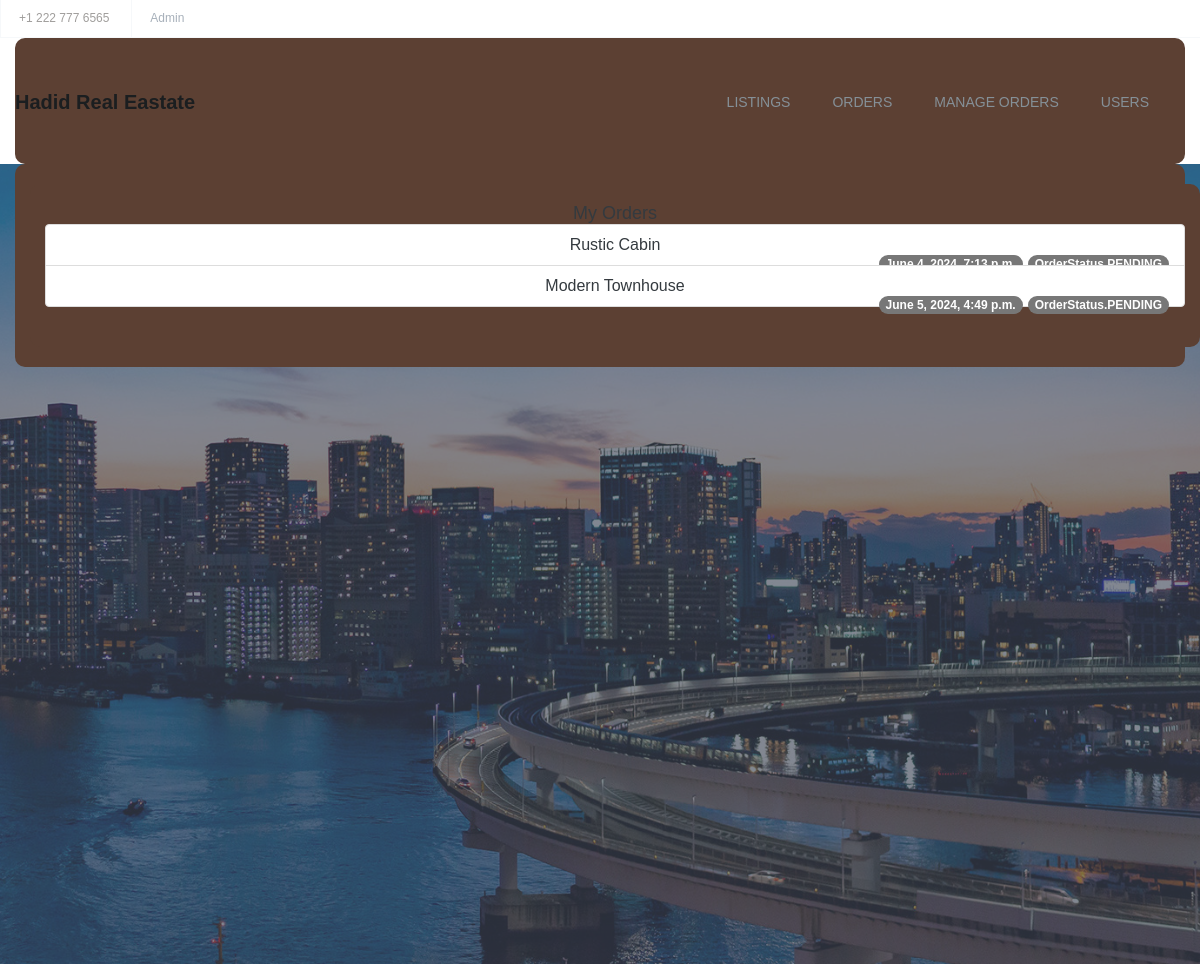
Page /orders/ (signed in) on the earlier database version.
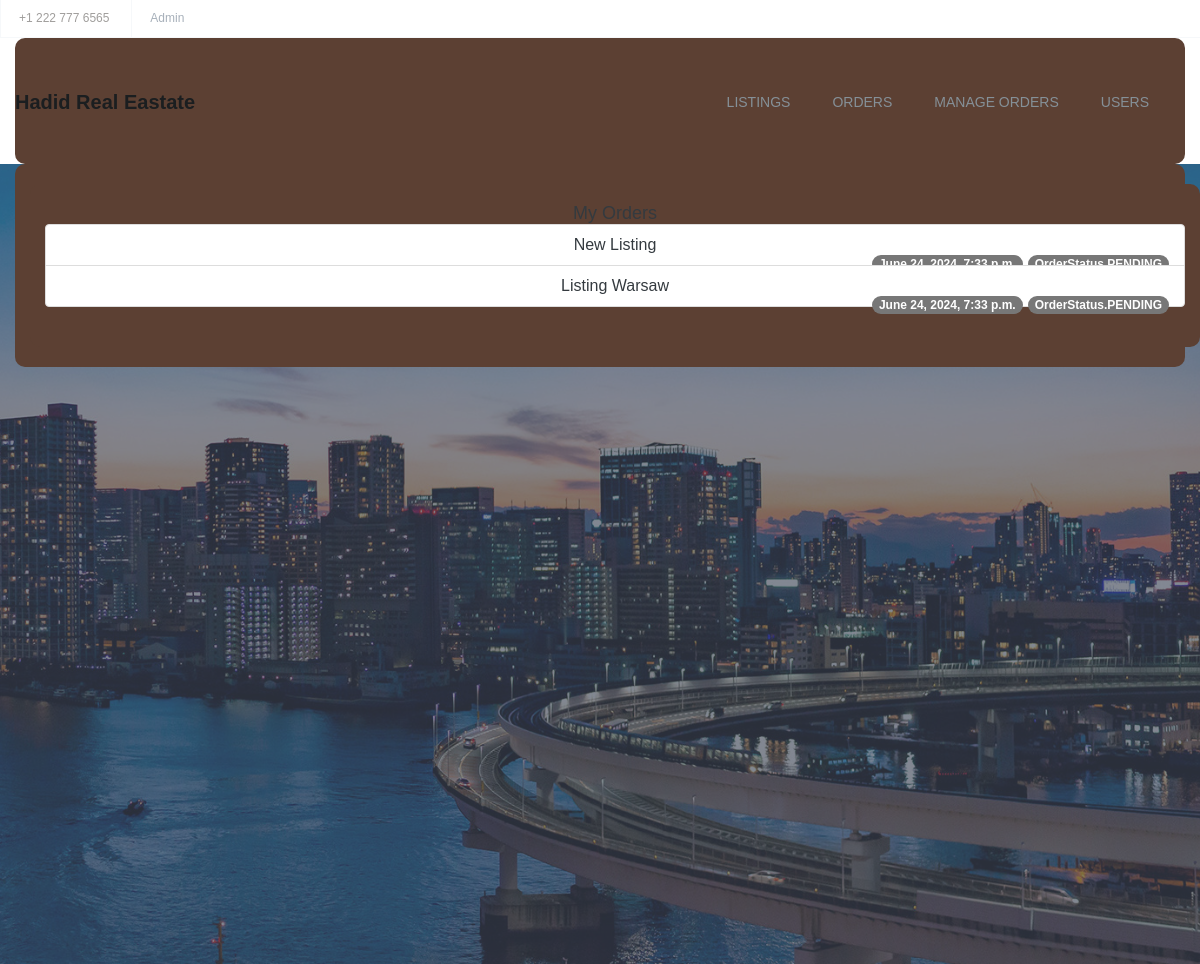
Same page on the later database version.
### accounts/models.py (models this page shows, shortened)
class User(AbstractBaseUser, PermissionsMixin):
    username_validator = UnicodeUsernameValidator()
    username = models.CharField(
        verbose_name=_("username"),
        max_length=150,
        unique=True,
        validators=[username_validator],
        error_messages={
            "unique": _("A user with that username already exists."),
        },
    )
    email = models.EmailField(verbose_name=_("email address"), blank=True)
    first_name = models.CharField(verbose_name=_("first name"), max_length=150, blank=True)
    last_name = models.CharField(verbose_name=_("last name"), max_length=150, blank=True)
    requested_reset_password = models.BooleanField(
        _('User has requested a password reset'),
        default=False,
        help_text=_('This will allow the admin to allow a password reset')
    )
    allowed_password_request = models.BooleanField(
        _('User has been granted a password reset'),
        default=False,
        help_text=_('This will allow the the user to perform password reset')
    )
    is_staff = models.BooleanField(
        _('staff status'),
        default=False,
        help_text=_('Designates whether the user can log into this admin site.'),
    )
    is_active = models.BooleanField(
        _('active'),
        default=True,
        help_text=_(
            'Designates whether this user should be treated as active. '
            'Unselect this instead of deleting accounts.'
        ),
    )
    is_superuser = models.BooleanField(
        _('superuser status'),
        default=False,
        help_text=_('Designates that this user has all permissions without explicitly assigning them.'),
    )
    objects = UserManager()
    USERNAME_FIELD = 'username'
    REQUIRED_FIELDS = ['email']
    class Meta:
        verbose_name = _("user")
        verbose_name_plural = _("users")

### orders/models.py (models this page shows, shortened)
class Order(models.Model):
    user = models.ForeignKey(User, on_delete=models.CASCADE)
    listing = models.ForeignKey(Listing, on_delete=models.CASCADE)
    date_ordered = models.DateTimeField(auto_now_add=True)
    status = models.CharField(
        max_length=20,
        choices=[(status.name, status.value) for status in OrderStatus],
        default=OrderStatus.PENDING.name
    )
    created_on = models.DateTimeField(auto_now_add=True, null=True)

### listings/models.py (models this page shows, shortened)
class Listing(models.Model):
    title = models.CharField(max_length=200)
    description = models.TextField()
    price = models.DecimalField(max_digits=10, decimal_places=2)
    available = models.BooleanField(default=True)
    main_img = models.ImageField(upload_to='images/', blank=True, null=True)
    created_at = models.DateTimeField(auto_now_add=True)
    updated_at = models.DateTimeField(auto_now=True)
    reserved_by_id = models.IntegerField(null=True, blank=True)
    status = models.CharField(
        max_length=20,
        choices=[(status.name,status.value) for status in OrderStatus],
        default= OrderStatus.PENDING.name
    )

### orders/views.py (the view)
# urls.py: path('', views.order_list, name='order_list'),
@login_required
def order_list(request):
    orders = Order.objects.filter(user=request.user)
    if request.user.is_superuser:
        orders = Order.objects.all()
    return render(request, 'orders/order_list.html', {'orders': orders})

### orders/models.py (called while the page is built)
@receiver(post_init, sender=Order)
def check_and_update_order_status_on_fetch(sender, instance, **kwargs):
    if instance.status == OrderStatus.PENDING.name and instance.date_ordered < timezone.now():
        instance.status = OrderStatus.CANCELED.name
        instance.save()

### real_estate/templates/orders/order_list.html (shortened to what this page needs)
{% extends 'base.html' %}
{% block content %}
<div class="container mt-4">
    <h1 class="display-4 mb-4">My Orders</h1>
    <ul class="list-group">
        {% for order in orders %}
            <li class="list-group-item d-flex justify-content-between align-items-center">
                <h2><a href="{% url 'listing_detail' order.listing.pk %}">{{ order.listing.title }}</a></h2>
                <span class="badge bg-primary rounded-pill">{{ order.status }}</span>
                <span class="badge bg-secondary rounded-pill">{{ order.date_ordered }}</span>
            </li>
        {% endfor %}
    </ul>
</div>
{% endblock %}

### real_estate/templates/base.html (shortened to what this page needs)
{% load static %}
<!DOCTYPE html>
<html lang="en">
<head>
    <link rel="stylesheet" href="{% static 'css/mystyle.css' %}">
    <link rel="stylesheet" href="{% static 'css/font-awesome.min.css' %}">
    <link rel="stylesheet" href="{% static 'css/linearicons.css' %}">
    <link rel="stylesheet" href="{% static 'css/animate.css' %}">
    <link rel="stylesheet" href="{% static 'css/flaticon.css' %}">
    <link rel="stylesheet" href="{% static 'css/slick.css' %}">
    <link rel="stylesheet" href="{% static 'css/slick-theme.css' %}">
    <link rel="stylesheet" href="{% static 'css/bootstrap.min.css' %}">
    <link rel="stylesheet" href="{% static 'css/bootsnav.css' %}">
    <link rel="stylesheet" href="{% static 'css/style.css' %}">
    <link rel="stylesheet" href="{% static 'css/responsive.css' %}">
</head>
<body>
<header id="header-top" class="header-top">
    <ul>
        <li class="head-responsive-right">
            <div class="header-top-right">
                <ul>
                    <li class="header-top-contact">
                        +1 222 777 6565
                    </li>
                    {% if user.is_authenticated %}
                        <li class="header-top-contact">
                            <form method="post" action="{% url 'logout' %}">
                                <a type="submit">
                                    {{ user.username }}
                                </a>
                            </form>
                        </li>
                    {% else %}
                        <li class="scroll">
                            <a href="{% url 'login' %}">Login</a>
                        </li>
                    {% endif %}
                </ul>
            </div>
        </li>
    </ul>
</header>
<section class="top-area">
    <div class="header-area">
        <nav class="navbar navbar-default bootsnav  navbar-sticky navbar-scrollspy" data-minus-value-desktop="70"
             data-minus-value-mobile="55" data-speed="1000">
            <div class="container">
                <div class="navbar-header">
                    <a class="navbar-brand" href="{% url 'listing_list' %}">
                        Hadid real eastate
                    </a>
                </div>
                <div class="collapse navbar-collapse menu-ui-design" id="navbar-menu">
                    <ul class="nav navbar-nav navbar-right" data-in="fadeInDown" data-out="fadeOutUp">
                        <li class="scroll">
                            <a class="nav-link" href="{% url 'listing_list' %}">Listings</a>
                        </li>
                        {% if user.is_authenticated %}
                            <li class="scroll">
                                <a class="nav-link" href="{% url 'order_list' %}">Orders</a>
                            </li>
                            {% if user.is_superuser %}
                                <li class="scroll">
                                    <a class="nav-link" href="{% url 'order_list' %}">Manage Orders</a>
                                </li>
                                <li class="scroll">
                                    <a class="nav-link" href="{% url 'accounts_list' %}">Users</a>
                                </li>
                            {% endif %}
                        {% endif %}
                    </ul>
                </div>
            </div>
        </nav>
    </div>
</section>
<section id="home" class="welcome-hero">
    <div class="container">
        {% block content %}{% endblock %}
    </div>
</section>
</body>
</html>

### real_estate/static/css/mystyle.css (style rules this page uses)
body { font-family: 'Helvetica Neue', Arial, sans-serif; background-color: #5C4033; color: #050505; }
.container { max-width: 1200px; margin: auto; background-color: #5C4033; padding: 20px; border-radius: 10px; color: #050505; }
.rounded-pill { background: orange; border-radius: 50rem !important; color: black; }

### listings/static/css/bootsnav.css (style rules this page uses)
nav.bootsnav .container { position: relative; }
nav.navbar.bootsnav { margin-bottom: 0; -moz-border-radius: 0px; -webkit-border-radius: 0px; -o-border-radius: 0px; border-radius: 0px; background-color: #fff; border: none; border-bottom: solid 1px #e0e0e0; z-index: 9; }
nav.navbar.bootsnav ul.nav > li > a { color: #6f6f6f; background-color: transparent; outline: none; margin-bottom: -2px; }
body { -webkit-transition: all 0.3s ease-in-out; -moz-transition: all 0.3s ease-in-out; -o-transition: all 0.3s ease-in-out; -ms-transition: all 0.3s ease-in-out; transition: all 0.3s ease-in-out; }
.wrap-sticky nav.navbar.bootsnav { position: absolute; width: 100%; left: 0; top: 0; }
@media (min-width: 1024px) { nav.navbar.bootsnav ul.nav > li > a { padding: 30px 15px; font-weight: 600; } }

### listings/static/css/style.css (style rules this page uses)
* { padding: 0; margin: 0; }
* { -webkit-box-sizing:border-box; -moz-box-sizing:border-box; -o-box-sizing:border-box; -ms-box-sizing:border-box; box-sizing:border-box; }
body { font-family: 'Poppins', sans-serif; font-size:14px; color:#a09e9c; text-transform:initial; max-width:1920px; margin:0 auto; overflow-x:hidden; }
a,a:hover,a:active,a:focus { display:inline-block; text-decoration:none; color: #343a3f; font-size:16px; padding:0; font-weight: 500; text-transform: capitalize; }
h1,h2,h3,h4,h5,h6 { margin: 0; color:#343a3f; font-size: 18px; font-weight: 500; text-transform: capitalize; }
ul { padding: 0; margin: 0 auto; list-style: none; }
ul li { list-style: none; }
html,body { height: 100%; }
.header-top { border-bottom:1px solid #f6f8fa; }
.header-top ul li { display: inline-block; }
.header-top-left li,.header-top-right li { display: inline-block; }
.select-opt,.header-top-contact { padding: 10px 18px; border-right: 1px solid #f6f8fa; }
.header-top-contact { border-right: 0; border-left: 1px solid #f6f8fa; font-size: 12px; }
.header-top-right ul li a { color:#a7b0ba; font-size: 12px; font-weight: 300; }
nav.navbar.bootsnav { background-color:#fff; border-bottom: transparent; }
.navbar-header a.navbar-brand,.navbar-header a.navbar-brand:hover,.navbar-header a.navbar-brand:focus { display: inline-block; color: #1b1e20; font-size: 20px; font-weight: 700; padding: 34px 0px; text-transform:capitalize; }
nav.navbar.bootsnav ul.nav > li > a { color: #859098; font-size: 14px; font-weight: 500; text-transform:uppercase; -webkit-transition: 0.3s linear; -moz-transition: 0.3s linear; -ms-transition: 0.3s linear; -o-transition: 0.3s linear; transition: 0.3s linear; }
nav.navbar.bootsnav ul.nav > li > a { padding:34px 21px; }
.menu-ui-design { overflow-y:scroll;height: 350px; }
.welcome-hero { position: relative; background:url(../../../real_estate/templates/assets/images/welcome-hero/banner.jpg)no-repeat; background-position:center; background-size:cover; text-align: center; height:800px; z-index: 1; }
.welcome-hero:before { position: absolute; content: " "; top: 0; left: 0; width: 100%; height: 100%; background:rgba(65,73,89,.65); z-index: -1; }

Differences in the rows shown:
removed Order: listing "Rustic Cabin", status "OrderStatus.PENDING", date_ordered "June 4, 2024, 7:13 p.m."
removed Order: listing "Modern Townhouse", status "OrderStatus.PENDING", date_ordered "June 5, 2024, 4:49 p.m."
added Order: listing "New Listing", status "OrderStatus.PENDING", date_ordered "June 24, 2024, 7:33 p.m."
added Order: listing "Listing Warsaw", status "OrderStatus.PENDING", date_ordered "June 24, 2024, 7:33 p.m."
